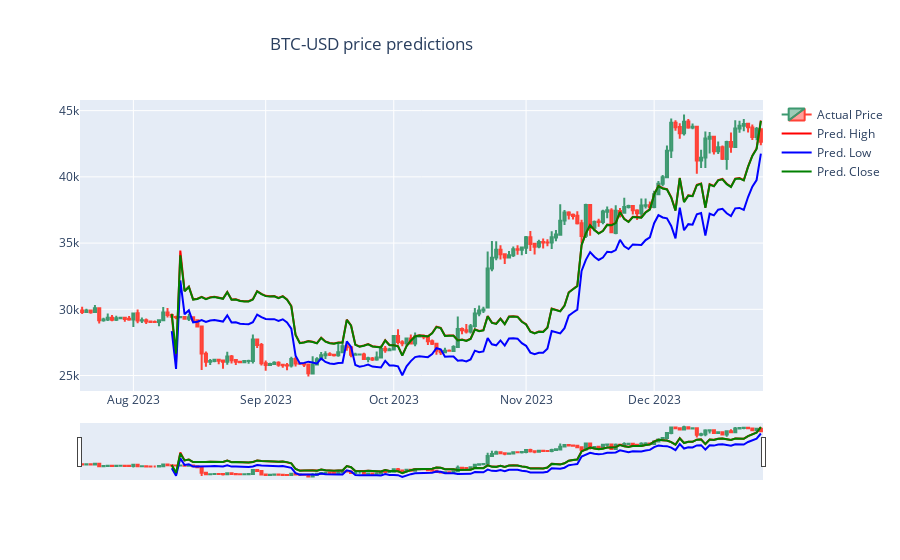

Source (notebook cell):
### Code cell
import plotly.graph_objects as go

import pandas as pd
from datetime import datetime

df = prices_df_val.iloc[200:]

fig = go.Figure(data=[
        go.Candlestick(
            x=df['Date'],
            open=df['Open'],
            high=df['High'],
            low=df['Low'],
            close=df['Close'],
            name='Actual Price'
        ),
        go.Scatter(
            x=date,
            y=predict_out[0],
            line=dict(color='red'),
            name='Pred. High'
        ),
        go.Scatter(
            x=date,
            y=predict_out[1],
            line=dict(color='blue'),
            name='Pred. Low'
        ),
        go.Scatter(
            x=date,
            y=predict_out[2],
            line=dict(color='green'),
            name='Pred. Close'
        ),
    ]).update_layout(title_text=tickers+' price predictions', title_x=0.3)

fig.show()

### Figure 1 — Plotly figure (JSON) as saved in the notebook; plotly's stock layout.template omitted (floating-point values rounded to 4 significant figures; data arrays with more than 128 entries replaced by an {"elided": "..."} marker saying what was removed)
{"data": [{"close": {"elided": "160 float values"}, "high": {"elided": "160 float values"}, "low": {"elided": "160 float values"}, "name": "Actual Price", "open": {"elided": "160 float values"}, "type": "candlestick", "x": {"elided": "160 str values"}}, {"line": {"color": "red"}, "name": "Pred. High", "type": "scatter", "x": {"elided": "139 str values"}, "y": {"elided": "139 float values"}}, {"line": {"color": "blue"}, "name": "Pred. Low", "type": "scatter", "x": {"elided": "139 str values"}, "y": {"elided": "139 float values"}}, {"line": {"color": "green"}, "name": "Pred. Close", "type": "scatter", "x": {"elided": "139 str values"}, "y": {"elided": "139 float values"}}], "layout": {"title": {"text": "BTC-USD price predictions", "x": 0.3}}}
